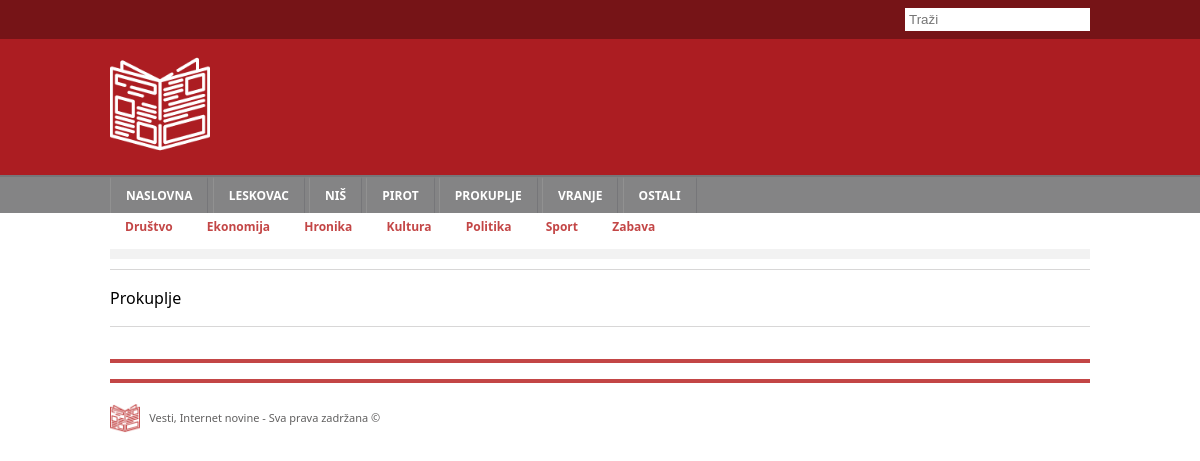
The app's page /pages/home/index.php?town=4 with its own data.
### tables this page shows
CREATE TABLE `town` (
  `id` int(11) NOT NULL,
  `name` varchar(50) DEFAULT NULL
);

CREATE TABLE `category` (
  `id` int(11) NOT NULL,
  `name` varchar(50) DEFAULT NULL
);

### models/Town.php (called while the page is built, shortened)
<?php
class Town {
    private int $id;
    private string $name;
    function __construct(int $id, string $name)
    {
        $this->id = $id;
        $this->name = $name;
    }
    public function getId()
    {
        return $this->id;
    }
    public function getName()
    {
        return $this->name;
    }
    static function getTowns(Connection $conn) {
        $towns = [];
    foreach ($conn->getTowns() as $result) {
        array_push($towns, new Town($result['id'], $result['name']));
      }
      return $towns;
    }
}

### data/conn.php (called while the page is built, shortened)
<?php
class Connection {
  private $conn;
  function __construct() {
      $this->conn = new mysqli('localhost', 'root', '', 'news');
  }
  function getTowns() {
    $query = $this->conn->query('SELECT * FROM `town`
    ORDER BY `id`');
    return $query->fetch_all(MYSQLI_ASSOC);
  }
  function getCategories() {
    $query = $this->conn->query('SELECT * FROM `category`');
    return $query->fetch_all(MYSQLI_ASSOC);
  }
}

### data/requirements.php (called while the page is built, shortened)
<?php
    require "../../data/conn.php";
    require "../../models/Category.php";
    require "../../models/Town.php";
    $towns = Town::getTowns($conn);
    $categories = Category::getCategories($conn);

### models/Category.php (called while the page is built, shortened)
<?php
class Category {
    private int $id;
    private string $name;
    function __construct(int $id, string $name)
    {
        $this->id = $id;
        $this->name = $name;
    }
    public function getId()
    {
        return $this->id;
    }
    public function getName()
    {
        return $this->name;
    }
    static function getCategories(Connection $conn) {
        $categories = [];
    foreach ($conn->getCategories() as $result) {
        array_push($categories, new Category($result['id'], $result['name']));
      }
      return $categories;
    }
}

### partials/page_title.php (called while the page is built, shortened)
<?php
if(!isset($_GET['category']) &&
    !isset($_GET['town']) &&
    !isset($_GET['search'])
         ) {
    $page_title = "Naslovna";
} elseif(isset($_GET['search'])) {
    $page_title = "Pretraga";
} else {
    foreach($towns as $town) {
        if($town->getId() == $_GET['town']) {
            $page_title = $town->getName();
            break;
        }
    }
}

### pages/home/index.php (the view, shortened to what this page needs)
<?php
require "../../data/requirements.php";
require "../../partials/page_title.php";
require "../../partials/nav.php";
?><div class="main-container">
    <div class="horizontal-banner"></div>
    <div class="breadcrumbs">
        <?php echo $page_title; ?>
    </div>
    <div class="horizontal-banner-red"></div>
    <?php require "../../partials/footer.php" ?>
</div>
</body>

### partials/nav.php (shortened to what this page needs)
<!DOCTYPE html>
<html lang="en">
<head>
    <link rel="stylesheet" href="../../css/nav.css">
    <link rel="stylesheet" href="../../css/global.css">
    <link rel="stylesheet" href="../../css/footer.css">
    <link rel="stylesheet" href="../../css/single-article.css">
    <link rel="stylesheet" href="../../css/form.css">
    <link rel="stylesheet" href="../../css/responsive.css">
</head>
<body>
</html>
<header>
    <div class="head">
        <div class="search">
        <div class="main-container">
            <form action="../../pages/home/index.php" method="get">
                <input type="text" name="search" placeholder="Traži">
            </form>
        </div>
        </div>
        <div class="main-container">
            <img src="../../images/newspaper.png" alt="logo" class="logo">
        </div>
    </div>
    <nav>
        <div class="nav-primary">
            <div class="main-container">
                <ul class="nav-list">
                    <li class="nav-item">
                        <a href='../../pages/home/index.php' class='nav-link'>NASLOVNA</a>
                    </li>
                    <?php foreach ($towns as $town): ?>
                        <li class="nav-item">
                            <a href='../../pages/home/index.php?town=<?= $town->getId()?>'
                            class='nav-link'>
                            <?= $town->getName()?>
                        </a></li>
                    <?php endforeach ; ?>
                </ul>
            </div>
        </div>
        <div class="nav-secondary">
            <div class="main-container">
            <ul class="nav-list">
                <?php foreach ($categories as $category): ?>
                    <li class="nav-item">
                        <a href='../../pages/home/index.php?category=<?= $category->getId()?>'
                           class='nav-link'>
                        <?= $category->getName()?>
                    </a></li>
                <?php endforeach ; ?>
            </ul>
            </div>
        </div>
    </nav>
</header>

### css/nav.css (style rules this page uses)
* { margin: 0; padding: 0; box-sizing: border-box; }
body { font: 16px/1.5 'Noto sans',helvetica,sans-serif; }
a { text-decoration: none; }
header { background-color: #ac1d22; }
.search { background-color: #00000050; text-align: right; }
.search input { border: none; outline: none; padding: 4px; margin: 8px 0px; }
.head { color: white; }
.logo { height: 100px; margin: 15px 0; }
.main-container { max-width: 980px; margin-left: auto; margin-right: auto; }
.nav-primary { background-color: #848485; border-top: 2px solid #767679; }
.nav-primary a { border-left: 1px solid #919191; border-right: 1px solid #767679; border-top: 2px solid transparent; color: #fff; font-size: 12px; font-weight: bold; text-transform: uppercase; line-height: 34px; padding: 0px 15px; display: inline-block; }
.nav-secondary { background-color: white; }
.nav-secondary a { color: #c34646; font-weight: bold; font-size: 12px; padding: 0px 15px; display: inline-block; }
.nav-list { list-style: none; }
.nav-item { display: inline; }

### css/global.css (style rules this page uses)
.horizontal-banner { padding: 5px; margin: 12px 0 10px 0; background: #f2f2f2; }
.breadcrumbs { font-family: 'Noto Sans'; border-top: 1px solid #d8d7d7; border-bottom: 1px solid #d8d7d7; padding: 10px 0px; font-size: 16px; line-height: 36px; }
.horizontal-banner-red { padding: 2px; margin: 16px 0 14px 0; background: #c34646; }

### records on screen
town: name "LESKOVAC"
town: name "NIŠ"
town: name "PIROT"
town: name "PROKUPLJE", name "Prokuplje"
town: name "VRANJE"
town: name "OSTALI"
category: name "Društvo"
category: name "Ekonomija"
category: name "Hronika"
category: name "Kultura"
category: name "Politika"
category: name "Sport"
category: name "Zabava"
